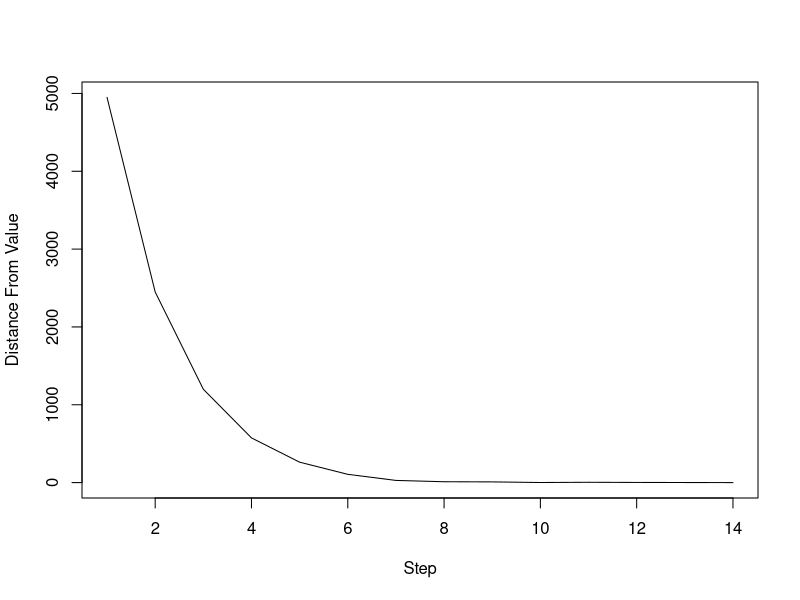

This chart was generated by the following R code:
#This is a 

search2 <- function(list, item, returndata = FALSE) {
    min <- 0
    max <- length(list)
    prevs <- matrix(ncol = 2)
    while(TRUE) {
        cursor <- as.integer(ceiling((min + max) / 2))
        dist <- abs(cursor-item)
        prevs <- rbind(prevs, c(cursor, dist))
        if (list[cursor]  < item) {
            min <- cursor
        } else if (list[cursor]  > item) {
            max <- cursor
        } else if (returndata) {
            prevs <- prevs[-1, ]
            return(prevs)
        } else {
            return(cursor)
        }
        }
    }




g <- list()

for (i in 1:10000) {
    g <- append(g, i)
}

vals <- search2(g, 51, returndata = TRUE)

plot(1:nrow(vals), vals[,2], "l", xlab = "Step", ylab = "Distance From Value")
